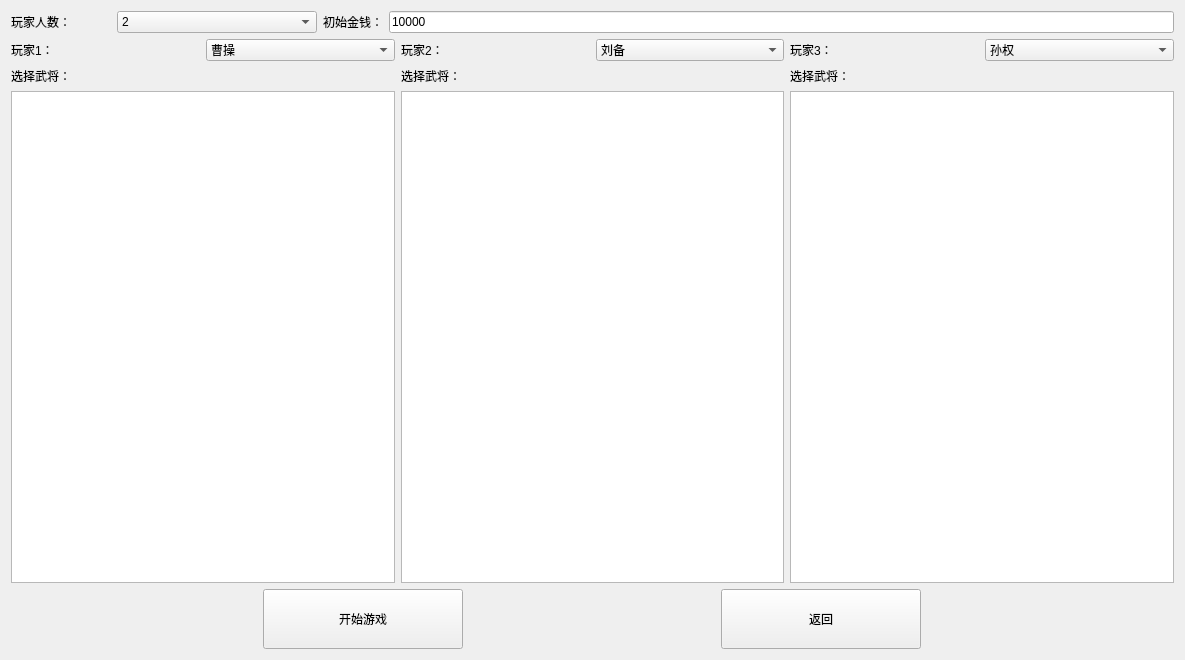
<?xml version="1.0" encoding="UTF-8"?>
<ui version="4.0">
 <class>Initialize</class>
 <widget class="QWidget" name="Initialize">
  <property name="geometry">
   <rect>
    <x>0</x>
    <y>0</y>
    <width>1185</width>
    <height>660</height>
   </rect>
  </property>
  <property name="windowTitle">
   <string>Form</string>
  </property>
  <layout class="QGridLayout" name="gridLayout">
   <item row="0" column="0">
    <layout class="QVBoxLayout" name="verticalLayout_8">
     <item>
      <layout class="QVBoxLayout" name="verticalLayout_7">
       <item>
        <layout class="QHBoxLayout" name="horizontalLayout">
         <item>
          <widget class="QLabel" name="label">
           <property name="minimumSize">
            <size>
             <width>100</width>
             <height>0</height>
            </size>
           </property>
           <property name="text">
            <string>玩家人数：</string>
           </property>
          </widget>
         </item>
         <item>
          <widget class="QComboBox" name="playerNumberCombo">
           <property name="minimumSize">
            <size>
             <width>200</width>
             <height>0</height>
            </size>
           </property>
           <item>
            <property name="text">
             <string>2</string>
            </property>
           </item>
           <item>
            <property name="text">
             <string>3</string>
            </property>
           </item>
          </widget>
         </item>
         <item>
          <widget class="QLabel" name="label_2">
           <property name="text">
            <string>初始金钱：</string>
           </property>
          </widget>
         </item>
         <item>
          <widget class="QLineEdit" name="initialMoneyEdit">
           <property name="text">
            <string>10000</string>
           </property>
          </widget>
         </item>
        </layout>
       </item>
       <item>
        <layout class="QHBoxLayout" name="horizontalLayout_6">
         <item>
          <layout class="QVBoxLayout" name="verticalLayout_4">
           <item>
            <layout class="QHBoxLayout" name="horizontalLayout_2">
             <item>
              <widget class="QLabel" name="label_3">
               <property name="text">
                <string>玩家1：</string>
               </property>
              </widget>
             </item>
             <item>
              <widget class="QComboBox" name="player1Combo">
               <item>
                <property name="text">
                 <string>曹操</string>
                </property>
               </item>
               <item>
                <property name="text">
                 <string>刘备</string>
                </property>
               </item>
               <item>
                <property name="text">
                 <string>孙权</string>
                </property>
               </item>
              </widget>
             </item>
            </layout>
           </item>
           <item>
            <layout class="QVBoxLayout" name="verticalLayout">
             <item>
              <widget class="QLabel" name="label_6">
               <property name="text">
                <string>选择武将：</string>
               </property>
              </widget>
             </item>
             <item>
              <widget class="QTableWidget" name="general1Table">
               <property name="font">
                <font>
                 <family>Arial</family>
                 <pointsize>18</pointsize>
                 <weight>75</weight>
                 <bold>true</bold>
                </font>
               </property>
               <attribute name="horizontalHeaderVisible">
                <bool>false</bool>
               </attribute>
               <attribute name="horizontalHeaderStretchLastSection">
                <bool>true</bool>
               </attribute>
               <attribute name="verticalHeaderStretchLastSection">
                <bool>true</bool>
               </attribute>
              </widget>
             </item>
            </layout>
           </item>
          </layout>
         </item>
         <item>
          <layout class="QVBoxLayout" name="verticalLayout_5">
           <item>
            <layout class="QHBoxLayout" name="horizontalLayout_3">
             <item>
              <widget class="QLabel" name="label_4">
               <property name="text">
                <string>玩家2：</string>
               </property>
              </widget>
             </item>
             <item>
              <widget class="QComboBox" name="player2Combo">
               <item>
                <property name="text">
                 <string>刘备</string>
                </property>
               </item>
               <item>
                <property name="text">
                 <string>曹操</string>
                </property>
               </item>
               <item>
                <property name="text">
                 <string>孙权</string>
                </property>
               </item>
              </widget>
             </item>
            </layout>
           </item>
           <item>
            <layout class="QVBoxLayout" name="verticalLayout_2">
             <item>
              <widget class="QLabel" name="label_7">
               <property name="text">
                <string>选择武将：</string>
               </property>
              </widget>
             </item>
             <item>
              <widget class="QTableWidget" name="general2Table">
               <property name="font">
                <font>
                 <family>Arial</family>
                 <pointsize>18</pointsize>
                 <weight>75</weight>
                 <bold>true</bold>
                </font>
               </property>
               <attribute name="horizontalHeaderVisible">
                <bool>false</bool>
               </attribute>
               <attribute name="horizontalHeaderMinimumSectionSize">
                <number>29</number>
               </attribute>
               <attribute name="horizontalHeaderStretchLastSection">
                <bool>true</bool>
               </attribute>
               <attribute name="verticalHeaderStretchLastSection">
                <bool>true</bool>
               </attribute>
              </widget>
             </item>
            </layout>
           </item>
          </layout>
         </item>
         <item>
          <layout class="QVBoxLayout" name="verticalLayout_6">
           <item>
            <layout class="QHBoxLayout" name="horizontalLayout_5">
             <item>
              <widget class="QLabel" name="label_5">
               <property name="text">
                <string>玩家3：</string>
               </property>
              </widget>
             </item>
             <item>
              <widget class="QComboBox" name="player3Combo">
               <item>
                <property name="text">
                 <string>孙权</string>
                </property>
               </item>
               <item>
                <property name="text">
                 <string>刘备</string>
                </property>
               </item>
               <item>
                <property name="text">
                 <string>曹操</string>
                </property>
               </item>
              </widget>
             </item>
            </layout>
           </item>
           <item>
            <layout class="QVBoxLayout" name="verticalLayout_3">
             <item>
              <widget class="QLabel" name="label_8">
               <property name="text">
                <string>选择武将：</string>
               </property>
              </widget>
             </item>
             <item>
              <widget class="QTableWidget" name="general3Table">
               <property name="font">
                <font>
                 <family>Arial</family>
                 <pointsize>18</pointsize>
                 <weight>75</weight>
                 <bold>true</bold>
                </font>
               </property>
               <attribute name="horizontalHeaderVisible">
                <bool>false</bool>
               </attribute>
               <attribute name="horizontalHeaderStretchLastSection">
                <bool>true</bool>
               </attribute>
               <attribute name="verticalHeaderStretchLastSection">
                <bool>true</bool>
               </attribute>
              </widget>
             </item>
            </layout>
           </item>
          </layout>
         </item>
        </layout>
       </item>
      </layout>
     </item>
     <item>
      <layout class="QHBoxLayout" name="horizontalLayout_4">
       <item>
        <widget class="QPushButton" name="startBtn">
         <property name="minimumSize">
          <size>
           <width>0</width>
           <height>60</height>
          </size>
         </property>
         <property name="maximumSize">
          <size>
           <width>200</width>
           <height>16777215</height>
          </size>
         </property>
         <property name="text">
          <string>开始游戏</string>
         </property>
        </widget>
       </item>
       <item>
        <widget class="QPushButton" name="quitBtn">
         <property name="minimumSize">
          <size>
           <width>0</width>
           <height>60</height>
          </size>
         </property>
         <property name="maximumSize">
          <size>
           <width>200</width>
           <height>16777215</height>
          </size>
         </property>
         <property name="text">
          <string>返回</string>
         </property>
        </widget>
       </item>
      </layout>
     </item>
    </layout>
   </item>
  </layout>
 </widget>
 <resources/>
 <connections/>
</ui>
